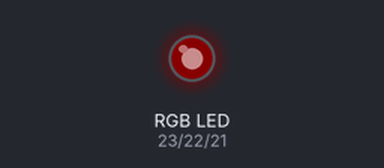
A sketch run on a simulated ESP32. Shown: an RGB LED mixed from three pins (HIGH = lit). Dim RGB values are drawn brighter than linear.

Above: at 0.15 s.
At 4.95 s:
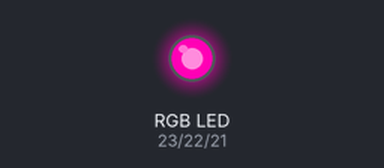
At 10.05 s:
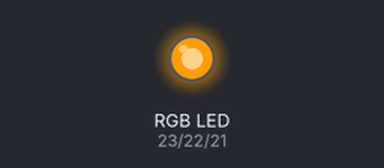
At 19.96 s:
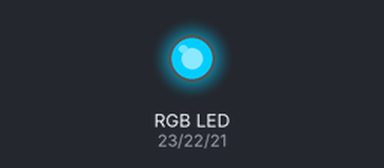
At 29.86 s:
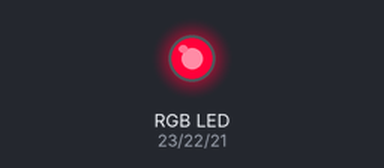
At 39.77 s:
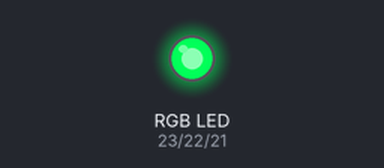
Timing chart, 0 to 40.0 s (numbered marks = the images above):
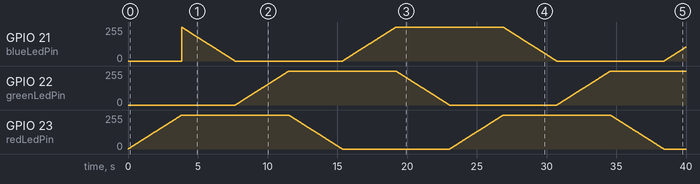

The sketch:

LED_Rainbow.ino
```cpp
const int redLedPin = 23;
const int greenLedPin = 22;
const int blueLedPin = 21;

// setting PWM properties
const int freq = 5000;
const int redLedChannel = 0;
const int greenLedChannel = 1;
const int blueLedChannel = 2;
const int resolution = 8;
const int ledDelay = 15;

void setup(){
  ledcSetup(redLedChannel, freq, resolution);
  ledcSetup(greenLedChannel, freq, resolution);
  ledcSetup(blueLedChannel, freq, resolution);

  ledcAttachPin(redLedPin, redLedChannel);
  ledcAttachPin(greenLedPin, greenLedChannel);
  ledcAttachPin(blueLedPin, blueLedChannel);
}

void loop(){
  // Increase Red
  for(int dutyCycle = 0; dutyCycle <= 255; dutyCycle++){
    ledcWrite(redLedChannel, dutyCycle);
    delay(ledDelay);
  }

  // Decrease Blue
  for(int dutyCycle = 255; dutyCycle >= 0; dutyCycle--){
    ledcWrite(blueLedChannel, dutyCycle);
    delay(ledDelay);
  }

  // Increase Green
  for(int dutyCycle = 0; dutyCycle <= 255; dutyCycle++){
    ledcWrite(greenLedChannel, dutyCycle);
    delay(ledDelay);
  }

  // Decrease Red
  for(int dutyCycle = 255; dutyCycle >= 0; dutyCycle--){
    ledcWrite(redLedChannel, dutyCycle);
    delay(ledDelay);
  }

  // Increase Blue
  for(int dutyCycle = 0; dutyCycle <= 255; dutyCycle++){
    ledcWrite(blueLedChannel, dutyCycle);
    delay(ledDelay);
  }

  // Decrease Green
  for(int dutyCycle = 255; dutyCycle >= 0; dutyCycle--){
    ledcWrite(greenLedChannel, dutyCycle);
    delay(ledDelay);
  }

}
```
